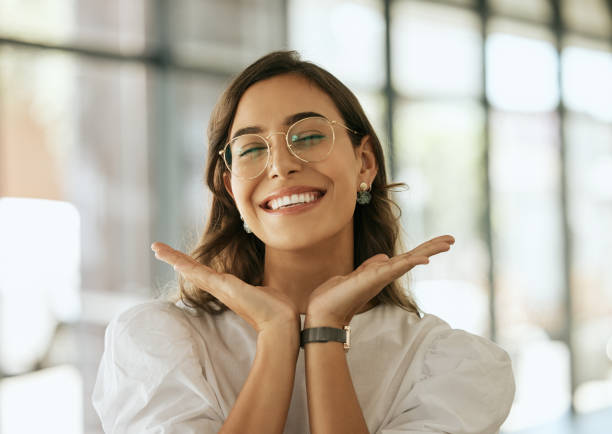
#> input picture IVPL/Assignment_04_IVP/girl.jpg, 612 x 434 px
$ jupyter execute Assignment_04_IVP.ipynb
#> lines starting #> are read from the running program, lines starting #| are printed output that depends on the picture
# Assignment No 04
Name: Mihir Unmesh Patil \\
PRN NO: 122B1B213 \\
Batch: C/c-3

[cell 1]
import cv2
import numpy as np
import matplotlib.pyplot as plt
from scipy.ndimage import convolve
from google.colab.patches import cv2_imshow

[cell 2]
image_path = "girl.jpg"
print("Original Image: ")
img = cv2.imread(image_path, cv2.IMREAD_GRAYSCALE)
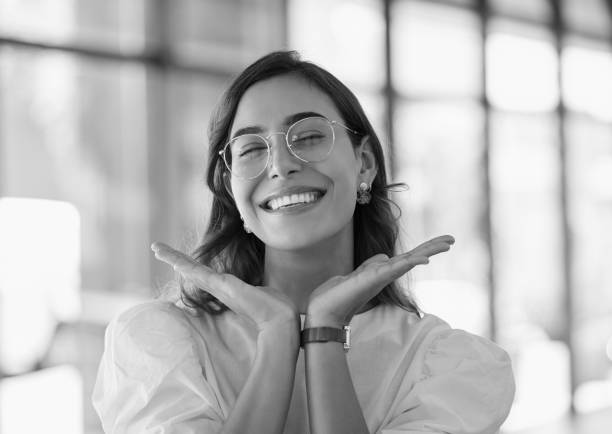
#> img: shape (434, 612); min 0, max 255, mean 184.8
#> the answer given: 1
cv2_imshow(img)
if img is None:
    raise ValueError("Image could not be loaded. Check the file path.")

[cell 3]
#Kernels:
roberts_x = np.array([[1, 0], [0, -1]], dtype=np.float32)
roberts_y = np.array([[0, 1], [-1, 0]], dtype=np.float32)
prewitt_x = np.array([[-1, 0, 1], [-1, 0, 1], [-1, 0, 1]], dtype=np.float32)
prewitt_y = np.array([[-1, -1, -1], [0, 0, 0], [1, 1, 1]], dtype=np.float32)
sobel_x = np.array([[-1, 0, 1], [-2, 0, 2], [-1, 0, 1]], dtype=np.float32)
sobel_y = np.array([[-1, -2, -1], [0, 0, 0], [1, 2, 1]], dtype=np.float32)
laplacian_kernel = np.array([[0, 1, 0], [1, -4, 1], [0, 1, 0]], dtype=np.float32)

[cell 4]
def roberts_edge_detection(img):
    edge_x = convolve(img, roberts_x)
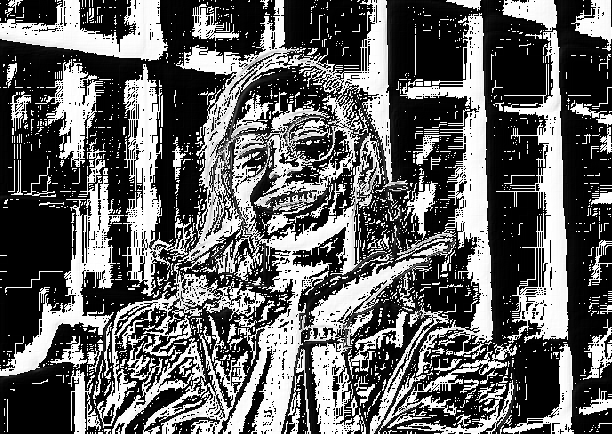
#> edge_x: shape (434, 612); min 0, max 255, mean 97.9
    edge_y = convolve(img, roberts_y)
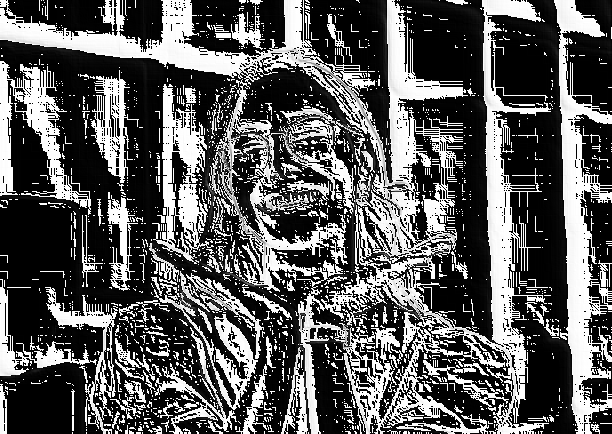
#> edge_y: shape (434, 612); min 0, max 255, mean 90.8
    combined = np.hypot(edge_x, edge_y)
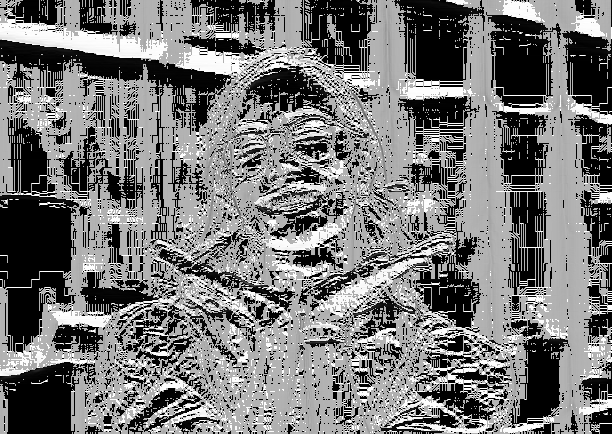
#> combined: shape (434, 612) float16; min 0, max 360.5, mean 168.1; drawn with min black and max white

    print("For X-axis:")
    cv2_imshow(edge_x)
    print("#################################################################################################################################################")
    print("For Y-axis:")
    cv2_imshow(edge_y)
    print("#################################################################################################################################################")
    print("Combined:")
    cv2_imshow(combined)

    return combined

def prewitt_edge_detection(img):
    edge_x = convolve(img, prewitt_x)
    edge_y = convolve(img, prewitt_y)
    combined = np.hypot(edge_x, edge_y)

    print("For X-axis:")
    cv2_imshow(edge_x)
    print("#################################################################################################################################################")
    print("For Y-axis:")
    cv2_imshow(edge_y)
    print("#################################################################################################################################################")
    print("Combined:")
    cv2_imshow(combined)

    return combined

def sobel_edge_detection(img):
    edge_x = convolve(img, sobel_x)
    edge_y = convolve(img, sobel_y)
    combined = np.hypot(edge_x, edge_y)

    print("For X-axis:")
    cv2_imshow(edge_x)
    print("#################################################################################################################################################")
    print("For Y-axis:")
    cv2_imshow(edge_y)
    print("#################################################################################################################################################")
    print("Combined:")
    cv2_imshow(combined)

    return combined

def laplacian_edge_detection(img, laplacian_kernel):
    img_float = img.astype(np.float64)
    laplace = cv2.filter2D(img_float, -1, laplacian_kernel)
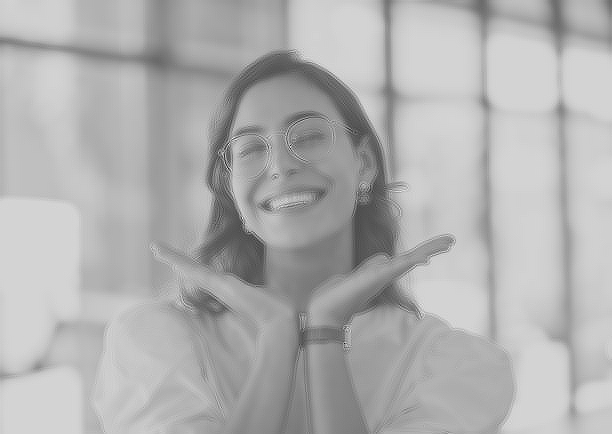
#> laplace: shape (434, 612) float64; min -142, max 329, mean 184.8; drawn with min black and max white
    laplace_abs = np.absolute(laplace)
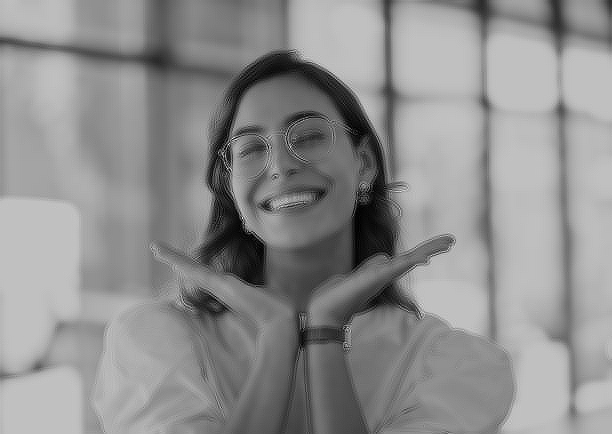
#> laplace_abs: shape (434, 612) float64; min 0, max 329, mean 184.8; drawn with min black and max white
    laplace_normalized = cv2.normalize(laplace_abs, None, 0, 255, cv2.NORM_MINMAX)
    return laplace_normalized.astype(np.uint8)

[cell 5]
def apply_edge_detection(img, choice):
    methods = {
        1: roberts_edge_detection,
        2: prewitt_edge_detection,
        3: sobel_edge_detection,
        4: laplacian_edge_detection
    }
    method = methods.get(choice, None)
    if method is None:
        print("Invalid choice! Use 1 for Roberts, 2 for Prewitt, 3 for Sobel, or 4 for Laplacian.")
        return None
    if method == laplacian_edge_detection:
        return method(img, laplacian_kernel)
    return method(img)

[cell 6]
choice = int(input("Enter your choice (1 for Roberts, 2 for Prewitt, 3 for Sobel, or 4 for Laplacian): "))
result = apply_edge_detection(img, choice)
print("#################################################################################################################################################")

if result is not None:
    plt.figure(figsize=(10, 5))
    plt.subplot(121), plt.imshow(img, cmap='gray'), plt.title('Original Image'), plt.axis('off')
    plt.subplot(122), plt.imshow(result, cmap='gray'), plt.title(f'Edge Detection (Choice {choice})'), plt.axis('off')
    plt.tight_layout()
    plt.show()
    print("Edge detection completed successfully!")

[cell 7]
laplacian_kernel2 = np.array([
    [0,  1,  0],
    [1, -3,  1],
    [0,  1,  0]
], dtype=np.float64)
print("############################################################################################################################")
result = laplacian_edge_detection(img, laplacian_kernel2)
print(img)
#> (printed output is left out)
print("Original Image: ")
cv2_imshow(img)
print("############################################################################################################################")
print(result)
#> (printed output is left out)
print("Original Image: ")
cv2_imshow(result)
print("Edge detection completed successfully!")

[cell 8]
laplacian_kernel3 = np.array([
    [0,  1,  0],
    [1, -5,  1],
    [0,  1,  0]
], dtype=np.float64)
print("############################################################################################################################")
result = laplacian_edge_detection(img, laplacian_kernel3)
#> in laplacian_edge_detection (call 2), `laplace = cv2.filter2D(img_float, -1, laplacian_kernel)`:
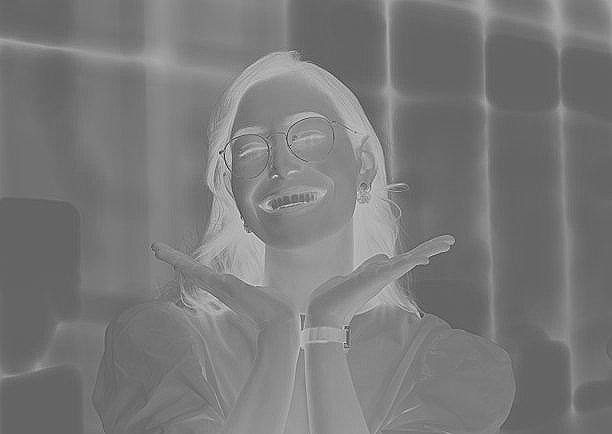
#> laplace: shape (434, 612) float64; min -559, max 224, mean -184.8; drawn with min black and max white
#> in laplacian_edge_detection (call 2), `laplace_abs = np.absolute(laplace)`:
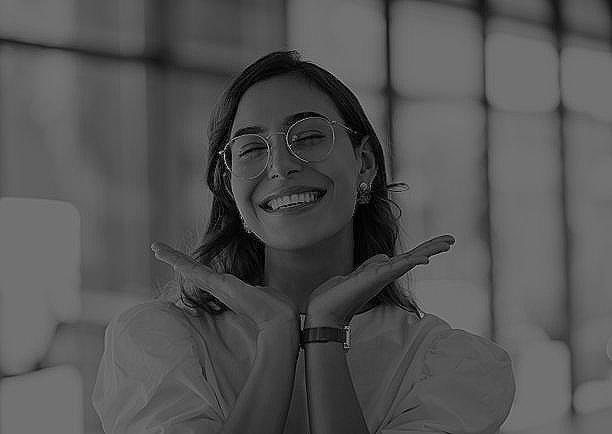
#> laplace_abs: shape (434, 612) float64; min 0, max 559, mean 185.1; drawn with min black and max white
print(img)
#> (printed output is left out)
print("Original Image: ")
cv2_imshow(img)
print("############################################################################################################################")
print(result)
#> (printed output is left out)
print("Original Image: ")
cv2_imshow(result)
print("Edge detection completed successfully!")

[cell 9]
laplacian_kernel4 = np.array([
    [-1, 0, -1],
    [0, 4, 0],
    [-1, 0, -1]
], dtype=np.float64)
print("############################################################################################################################")
result = laplacian_edge_detection(img, laplacian_kernel4)
#> in laplacian_edge_detection (call 3), `laplace = cv2.filter2D(img_float, -1, laplacian_kernel)`:
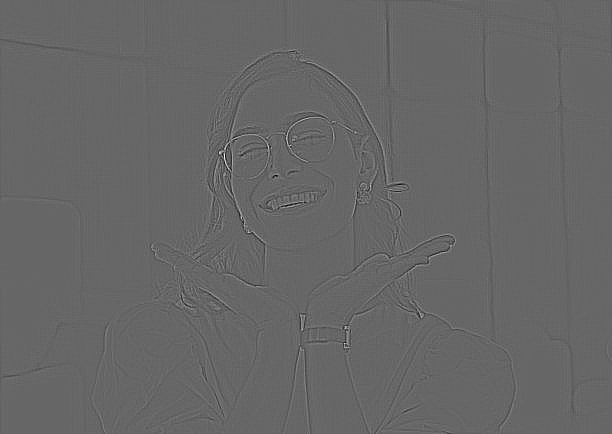
#> laplace: shape (434, 612) float64; min -358, max 529, mean 0; drawn with min black and max white
#> in laplacian_edge_detection (call 3), `laplace_abs = np.absolute(laplace)`:
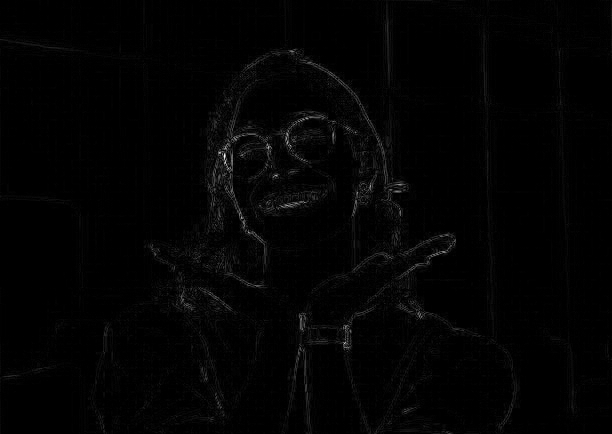
#> laplace_abs: shape (434, 612) float64; min 0, max 529, mean 7.6; drawn with min black and max white
print(img)
#> (printed output is left out)
print("Original Image: ")
cv2_imshow(img)
print("############################################################################################################################")
print(result)
#> (printed output is left out)
print("Original Image: ")
cv2_imshow(result)
print("Edge detection completed successfully!")

[cell 10]
laplacian_kernel5 = np.array([
    [-1,  -1,  -1],
    [-1, 8,  -1],
    [-1,  -1,  -1]
], dtype=np.float64)
print("############################################################################################################################")
result = laplacian_edge_detection(img, laplacian_kernel5)
print(img)
#> (printed output is left out)
print("Original Image: ")
cv2_imshow(img)
print("############################################################################################################################")
print(result)
#> (printed output is left out)
print("Original Image: ")
cv2_imshow(result)
print("Edge detection completed successfully!")
